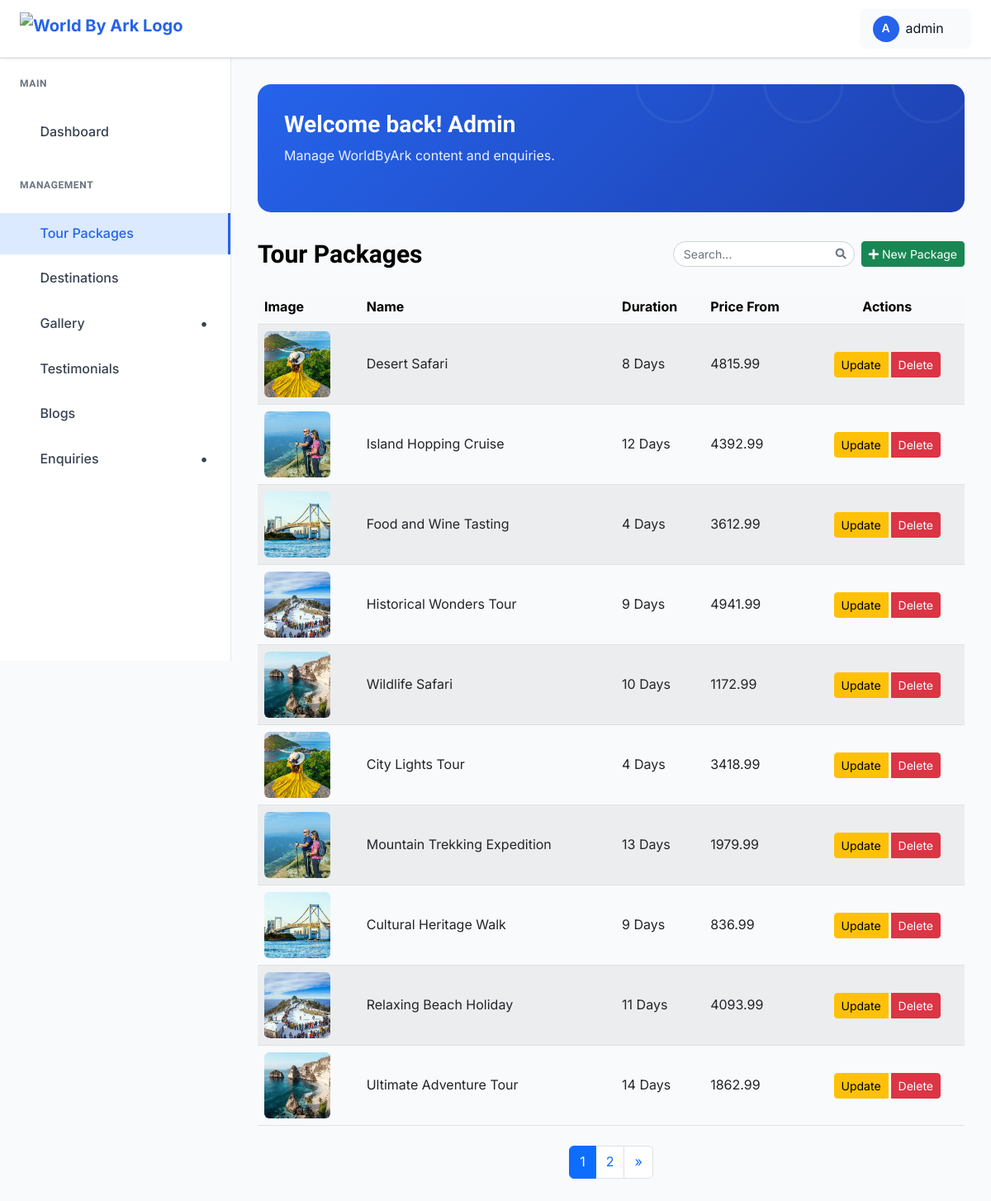
The app's page /dashboard/packages/ (signed in) with its own data.
### worldbyark_app/models.py (models this page shows, shortened)
class OptimizedImageModel(models.Model):
    image_fields = []
    class Meta:
        abstract = True

class TourPackage(OptimizedImageModel):
    image_fields = ["main_image"]
    name = models.CharField(max_length=200)
    slug = models.SlugField(unique=True, blank=True)
    description = models.TextField()
    main_image = models.ImageField(upload_to="packages/")
    duration = models.CharField(max_length=100, blank=True, help_text="e.g. 7 Days / 6 Nights")
    price_from = models.DecimalField(max_digits=10, decimal_places=2, null=True, blank=True)
    highlights = models.TextField(blank=True, help_text="Key highlights, one per line")
    inclusions = models.TextField(blank=True, help_text="What is included, one per line")
    created_at = models.DateTimeField(auto_now_add=True)
    class Meta:
        ordering = ["-created_at"]
        verbose_name_plural = "Tour Packages"

### worldbyark_app/views.py (the view)
# urls.py: path('dashboard/packages/', views.admin_package_list, name='admin_package_list'),
@login_required(login_url="admin_login")
def admin_package_list(request):
    packages_qs = TourPackage.objects.all().order_by("-created_at")
    packages = Paginator(packages_qs, 10).get_page(request.GET.get("page"))
    return render(request, "admin_pages/package_list.html", {"packages": packages})

### worldbyark_app/context_processors.py (called while the page is built)
def google_reviews(request) -> dict[str, Any]:
    rating = getattr(settings, "GOOGLE_REVIEW_RATING", 0.0)
    count = getattr(settings, "GOOGLE_REVIEW_COUNT", 0)
    url = getattr(settings, "GOOGLE_REVIEW_URL", "")
    return {
        "google_review_rating": rating,
        "google_review_count": count,
        "google_review_url": url,
    }

def footer_packages(request) -> dict[str, Any]:
    packages = TourPackage.objects.only("name", "slug").order_by("-created_at")[:5]
    return {"footer_packages": packages}

def nav_destinations(request) -> dict[str, Any]:
    destinations = Destination.objects.only("name", "slug").order_by("name")
    return {"nav_destinations": destinations}

### templates/admin_pages/package_list.html (shortened to what this page needs)
{% extends "admin_pages/base.html" %}
{% load static %}
{% block content %}
<div class="dashboard__form__wraper">
    <div class="create__course__title mb-4 d-flex flex-wrap justify-content-between align-items-center gap-2">
        <h4 class="mb-0">Tour Packages</h4>
        <div class="d-flex align-items-center gap-2 ms-auto">
            <div class="search-box">
                <input type="text" id="blogSearchInput" class="form-control form-control-sm" placeholder="Search...">
            </div>
        </div>
        <a href="{% url 'package_create' %}" class="btn btn-success btn-sm">
            <i class="fas fa-plus"></i> New Package
        </a>
    </div>
    <div class="custom-table-container">
        <table class="table table-striped table-hover align-middle">
            <thead class="table-light">
                <tr>
                    <th scope="col">Image</th>
                    <th scope="col">Name</th>
                    <th scope="col">Duration</th>
                    <th scope="col">Price From</th>
                    <th scope="col" class="text-center">Actions</th>
                </tr>
            </thead>
            <tbody>
                {% for package in packages %}
                <tr>
                    <td>
                        {% if package.main_image %}
                        <img src="{{ package.main_image.url }}" alt="{{ package.name }}" class="img-fluid rounded"
                            width="80" height="60" style="object-fit: cover;">
                        {% else %}
                        <img src="https://via.placeholder.com/80x60?text=No+Image" alt="No Image"
                            class="img-fluid rounded" width="80" height="60">
                        {% endif %}
                    </td>
                    <td>{{ package.name }}</td>
                    <td>{{ package.duration }}</td>
                    <td>{{ package.price_from }}</td>
                    <td class="text-center">
                        <div class="btn-group" role="group">
                            <a href="{% url 'package_update' package.id %}" class="btn btn-sm btn-warning me-1">
                                Update
                            </a>
                            <button type="button" class="btn btn-sm btn-danger" data-bs-toggle="modal"
                                data-bs-target="#deletePackageModal{{ package.id }}">
                                Delete
                            </button>
                        </div>
                    </td>
                </tr>
                {% endfor %}
            </tbody>
        </table>
    </div>
    {% if packages.has_other_pages %}
    <nav aria-label="Pagination">
        <ul class="pagination justify-content-center mt-4">
            {% for i in packages.paginator.page_range %}
                {% if packages.number == i %}
                <li class="page-item active"><span class="page-link">{{ i }}</span></li>
                {% else %}
                <li class="page-item"><a class="page-link" href="?page={{ i }}">{{ i }}</a></li>
                {% endif %}
            {% endfor %}
            {% if packages.has_next %}
            <li class="page-item">
                <a class="page-link" href="?page={{ packages.next_page_number }}" aria-label="Next">&raquo;</a>
            </li>
            {% endif %}
        </ul>
    </nav>
    {% endif %}
</div>
{% endblock %}

### templates/admin_pages/base.html (shortened to what this page needs)
{% load static %}
{% load static %}
<!DOCTYPE html>
<html class="no-js" lang="en">
<head>
    <link rel="stylesheet" href="https://cdnjs.cloudflare.com/ajax/libs/toastr.js/latest/toastr.min.css">
    <link href="https://cdnjs.cloudflare.com/ajax/libs/font-awesome/5.15.4/css/all.min.css" rel="stylesheet">
    <link rel="stylesheet" href="{% static 'admin-static/assets/css/bootstrap.min.css' %}">
    <link rel="stylesheet" href="{% static 'admin-static/assets/css/icofont.min.css' %}">
    <link rel="stylesheet" href="{% static 'admin-static/assets/css/style.css' %}">
</head>
<body>
    <header class="dashboard-header">
        <div class="header-left">
            <a href="{% url 'admin_dashboard' %}" class="logo">
                <img src="{% static 'assets/images/logo-dark.png' %}" alt="World By Ark Logo">
            </a>
        </div>
        <div class="header-right">
            <div class="user-profile-dropdown">
                <div class="user-profile-toggle">
                    <div class="user-avatar">
                        {{ request.user.username|first|upper }}
                    </div>
                    <span>{{ request.user.username}}</span>
                    <i class="icofont-simple-down"></i>
                </div>
            </div>
        </div>
    </header>
    <aside class="dashboard-sidebar" id="dashboardSidebar">
        <div class="sidebar-content">
            <div class="sidebar-section">
                <h6 class="sidebar-title">Main</h6>
                <ul class="sidebar-menu">
                    <li>
                        <a href="{% url 'admin_dashboard' %}"
                            class="{% if request.resolver_match.url_name == 'admin_dashboard' %}active{% endif %}">
                            <i class="icofont-dashboard"></i>
                            Dashboard
                        </a>
                    </li>
                </ul>
            </div>
            <div class="sidebar-section">
                <h6 class="sidebar-title">Management</h6>
                <ul class="sidebar-menu">
                    <li>
                        <a href="{% url 'admin_package_list' %}"
                            class="{% if request.resolver_match.url_name == 'admin_package_list' %}active{% endif %}">
                            <i class="icofont-package"></i>
                            Tour Packages
                        </a>
                    </li>
                    <li>
                        <a href="{% url 'admin_destination_list' %}"
                            class="{% if request.resolver_match.url_name == 'admin_destination_list' %}active{% endif %}">
                            <i class="icofont-location-pin"></i>
                            Destinations
                        </a>
                    </li>
                    <li
                        class="has-dropdown {% if request.resolver_match.url_name == 'list_image' or request.resolver_match.url_name == 'category_list' %}open{% endif %}">
                        <a href="#">
                            <i class="icofont-picture"></i>
                            Gallery
                        </a>
                    </li>
                    <li>
                        <a href="{% url 'review_list' %}"
                            class="{% if request.resolver_match.url_name == 'review_list' %}active{% endif %}">
                            <i class="icofont-quote-left"></i>
                            Testimonials
                        </a>
                    </li>
                    <li>
                        <a href="{% url 'admin_blog_list' %}"
                            class="{% if request.resolver_match.url_name == 'admin_blog_list' %}active{% endif %}">
                            <i class="icofont-newspaper"></i>
                            Blogs
                        </a>
                    </li>
                    <li class="has-dropdown">
                        <a href="#">
                            <i class="icofont-ui-messaging"></i>
                            Enquiries
                        </a>
                    </li>
                </ul>
            </div>
        </div>
    </aside>
    <main class="dashboard-main">
        <div class="dashboard-content">
            <div class="dashboard-banner">
                <div class="banner-content">
                    <h1 class="banner-title">Welcome back! Admin</h1>
                    <p class="banner-subtitle">Manage WorldByArk content and enquiries.</p>
                </div>
            </div>
            {% block content %}{% endblock %}
        </div>
    </main>
</body>
</html>

### templates/admin_pages/base.html (style rules this page uses)
:root { --primary-blue: #2563eb; --dark-blue: #1e40af; --light-blue: #dbeafe; --sidebar-width: 280px; --header-height: 70px; --white: #ffffff; --gray-50: #f9fafb; --gray-100: #f3f4f6; --gray-200: #e5e7eb; --gray-300: #d1d5db; --gray-500: #6b7280; --gray-700: #374151; --gray-800: #1f2937; --gray-900: #111827; --shadow: 0 1px 3px 0 rgba(0, 0, 0, 0.1), 0 1px 2px 0 rgba(0, 0, 0, 0.06); --shadow-lg: 0 10px 15px -3px rgba(0, 0, 0, 0.1), 0 4px 6px -2px rgba(0, 0, 0, 0.05); }
* { margin: 0; padding: 0; box-sizing: border-box; }
body { font-family: 'Inter', 'Segoe UI', Tahoma, Geneva, Verdana, sans-serif; background-color: var(--gray-50); color: var(--gray-900); line-height: 1.6; }
.dashboard-header { position: fixed; top: 0; left: 0; right: 0; height: var(--header-height); background: var(--white); border-bottom: 1px solid var(--gray-200); box-shadow: var(--shadow); z-index: 1000; display: flex; align-items: center; padding: 0 24px; }
.header-left { display: flex; align-items: center; gap: 16px; }
.logo { display: flex; align-items: center; gap: 8px; color: var(--primary-blue); font-weight: 700; font-size: 20px; text-decoration: none; }
.logo img { height: 40px; width: auto; object-fit: contain; }
.header-right { margin-left: auto; display: flex; align-items: center; gap: 16px; }
.user-avatar { width: 32px; height: 32px; border-radius: 50%; background: var(--primary-blue); display: flex; align-items: center; justify-content: center; color: var(--white); font-weight: 600; font-size: 14px; }
.dashboard-sidebar { position: fixed; top: var(--header-height); left: 0; width: var(--sidebar-width); height: calc(100vh - var(--header-height)); background: var(--white); border-right: 1px solid var(--gray-200); overflow-y: auto; z-index: 999; transition: transform 0.3s ease; }
.sidebar-content { padding: 24px 0; }
.sidebar-section { margin-bottom: 32px; }
.sidebar-title { padding: 0 24px 12px; font-size: 12px; font-weight: 600; text-transform: uppercase; color: var(--gray-500); letter-spacing: 0.05em; }
.sidebar-menu { list-style: none; }
.sidebar-menu li { margin-bottom: 4px; display: block; width: 100%; }
.sidebar-menu a { display: flex; align-items: center; gap: 12px; padding: 12px 24px; color: var(--gray-700); text-decoration: none; font-weight: 500; transition: all 0.2s; position: relative; }
.sidebar-menu a.active { background: var(--light-blue); color: var(--primary-blue); border-right: 3px solid var(--primary-blue); }
.has-dropdown>a::after { content: '•'; font-family: inherit; font-weight: bold; font-size: 18px; margin-left: auto; transition: transform 0.3s ease; display: inline-block; width: 16px; text-align: center; }
.dashboard-main { margin-left: var(--sidebar-width); margin-top: var(--header-height); min-height: calc(100vh - var(--header-height)); overflow-y: auto; }
.dashboard-content { padding: 32px; }
.dashboard-banner { background: linear-gradient(135deg, var(--primary-blue) 0%, var(--dark-blue) 100%); border-radius: 16px; padding: 32px; color: var(--white); margin-bottom: 32px; position: relative; overflow: hidden; }
.dashboard-banner::before { content: ''; position: absolute; top: -50%; right: -50%; width: 100%; height: 100%; opacity: 0.5; }
.banner-content { position: relative; z-index: 1; }
.banner-title { font-size: 28px; font-weight: 700; margin-bottom: 8px; color: var(--white); }
.banner-subtitle { font-size: 16px; opacity: 0.9; margin-bottom: 24px; color: var(--white); }
.user-profile-dropdown { position: relative; margin-left: 10px; }
.user-profile-toggle { display: flex; align-items: center; gap: 8px; padding: 8px 16px; border-radius: 8px; background: var(--gray-50); cursor: pointer; transition: all 0.2s; }
.user-profile-toggle i { font-size: 12px; transition: transform 0.3s ease; }
.search-box { width: 220px; position: relative; transition: all 0.3s ease; }
.search-box input { width: 100%; border-radius: 20px; padding-left: 12px; padding-right: 32px; font-size: 14px; transition: all 0.2s ease; }
.search-box::after { content: "\f002"; font-family: "Font Awesome 5 Free"; font-weight: 900; position: absolute; right: 10px; top: 50%; transform: translateY(-50%); color: #6c757d; pointer-events: none; font-size: 13px; }
body { -webkit-user-select: none; -moz-user-select: none; -ms-user-select: none; user-select: none; }

### records on screen
TourPackage: main_image (picture), name "Desert Safari", duration "8 Days", price_from "4815.99"
TourPackage: main_image (picture), name "Island Hopping Cruise", duration "12 Days", price_from "4392.99"
TourPackage: main_image (picture), name "Food and Wine Tasting", duration "4 Days", price_from "3612.99"
TourPackage: main_image (picture), name "Historical Wonders Tour", duration "9 Days", price_from "4941.99"
TourPackage: main_image (picture), name "Wildlife Safari", duration "10 Days", price_from "1172.99"
TourPackage: main_image (picture), name "City Lights Tour", duration "4 Days", price_from "3418.99"
TourPackage: main_image (picture), name "Mountain Trekking Expedition", duration "13 Days", price_from "1979.99"
TourPackage: main_image (picture), name "Cultural Heritage Walk", duration "9 Days", price_from "836.99"
TourPackage: main_image (picture), name "Relaxing Beach Holiday", duration "11 Days", price_from "4093.99"
TourPackage: main_image (picture), name "Ultimate Adventure Tour", duration "14 Days", price_from "1862.99"

### other values on screen
{{ request.user.username|first|upper }} "A"
{{ request.user.username }} "admin"
{{ i }} "1"
{{ i }} "2"
